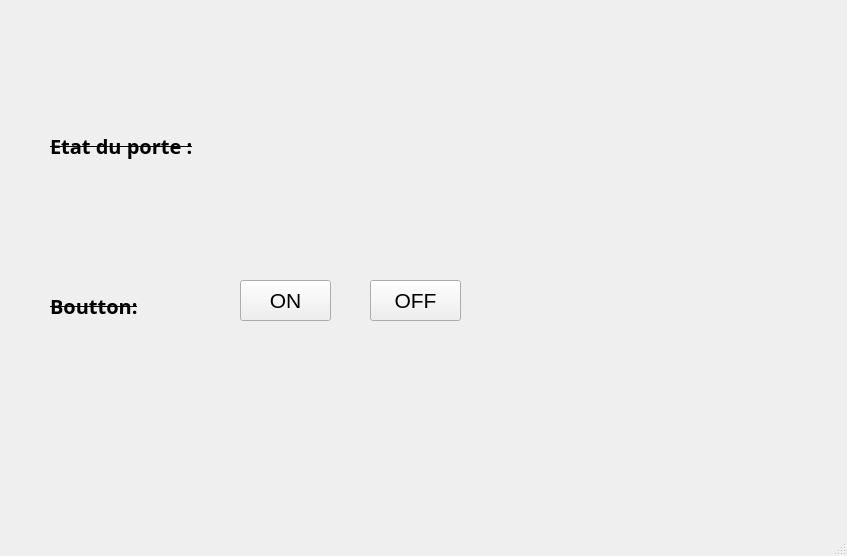
<?xml version="1.0" encoding="UTF-8"?>
<ui version="4.0">
 <class>MainWindow</class>
 <widget class="QMainWindow" name="MainWindow">
  <property name="geometry">
   <rect>
    <x>0</x>
    <y>0</y>
    <width>847</width>
    <height>556</height>
   </rect>
  </property>
  <property name="windowTitle">
   <string>MainWindow</string>
  </property>
  <widget class="QWidget" name="centralwidget">
   <widget class="QLabel" name="labell">
    <property name="geometry">
     <rect>
      <x>260</x>
      <y>110</y>
      <width>391</width>
      <height>61</height>
     </rect>
    </property>
    <property name="font">
     <font>
      <pointsize>13</pointsize>
     </font>
    </property>
    <property name="text">
     <string/>
    </property>
   </widget>
   <widget class="QLabel" name="label">
    <property name="geometry">
     <rect>
      <x>50</x>
      <y>120</y>
      <width>201</width>
      <height>51</height>
     </rect>
    </property>
    <property name="font">
     <font>
      <family>Adobe Myungjo Std M</family>
      <pointsize>15</pointsize>
      <weight>75</weight>
      <bold>true</bold>
      <strikeout>true</strikeout>
     </font>
    </property>
    <property name="text">
     <string>Etat du porte :</string>
    </property>
   </widget>
   <widget class="QPushButton" name="pushButton">
    <property name="geometry">
     <rect>
      <x>240</x>
      <y>280</y>
      <width>91</width>
      <height>41</height>
     </rect>
    </property>
    <property name="font">
     <font>
      <pointsize>16</pointsize>
     </font>
    </property>
    <property name="text">
     <string>ON</string>
    </property>
   </widget>
   <widget class="QPushButton" name="pushButton_2">
    <property name="geometry">
     <rect>
      <x>370</x>
      <y>280</y>
      <width>91</width>
      <height>41</height>
     </rect>
    </property>
    <property name="font">
     <font>
      <pointsize>16</pointsize>
     </font>
    </property>
    <property name="text">
     <string>OFF</string>
    </property>
   </widget>
   <widget class="QLabel" name="label_2">
    <property name="geometry">
     <rect>
      <x>50</x>
      <y>280</y>
      <width>141</width>
      <height>51</height>
     </rect>
    </property>
    <property name="font">
     <font>
      <family>Adobe Myungjo Std M</family>
      <pointsize>15</pointsize>
      <weight>75</weight>
      <bold>true</bold>
      <strikeout>true</strikeout>
     </font>
    </property>
    <property name="text">
     <string>Boutton:</string>
    </property>
   </widget>
   <widget class="QLabel" name="labell_2">
    <property name="geometry">
     <rect>
      <x>190</x>
      <y>10</y>
      <width>391</width>
      <height>61</height>
     </rect>
    </property>
    <property name="font">
     <font>
      <pointsize>13</pointsize>
     </font>
    </property>
    <property name="text">
     <string/>
    </property>
   </widget>
  </widget>
  <widget class="QMenuBar" name="menubar">
   <property name="geometry">
    <rect>
     <x>0</x>
     <y>0</y>
     <width>847</width>
     <height>26</height>
    </rect>
   </property>
  </widget>
  <widget class="QStatusBar" name="statusbar"/>
 </widget>
 <resources/>
 <connections/>
</ui>
